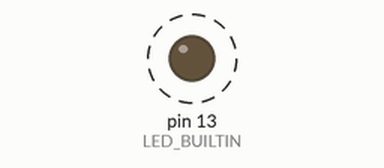
Simulated run of this sketch. Board: Arduino Uno, built with avr-gcc and run on an emulated ATmega328P. Parts: output pins drawn as LEDs (lit = HIGH). Dashed ring = blinking. What the sketch prints to the serial monitor is not drawn.

Above: at 0.5 s.
Timing chart, 0 to 4.6 s (numbered marks = the images above):
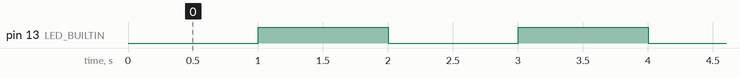

Measured:
- by itself, pin 13 (LED_BUILTIN): alternates HIGH for 1.0 s and LOW for 1.0 s

The sketch:

blinky-esp8266.ino
```cpp
void setup() {
  pinMode(LED_BUILTIN, OUTPUT);
  digitalWrite(LED_BUILTIN, LOW);

  Serial.begin(115200);
  Serial.println("Start blinky");
}

void loop() {
  ledON();
  delay(1000);

  ledOFF();
  delay(1000);
}

void ledON() {
  Serial.println("LED ON");
  digitalWrite(LED_BUILTIN, LOW);
}

void ledOFF() {
  Serial.println("LED OFF");
  digitalWrite(LED_BUILTIN, HIGH);
}
```
